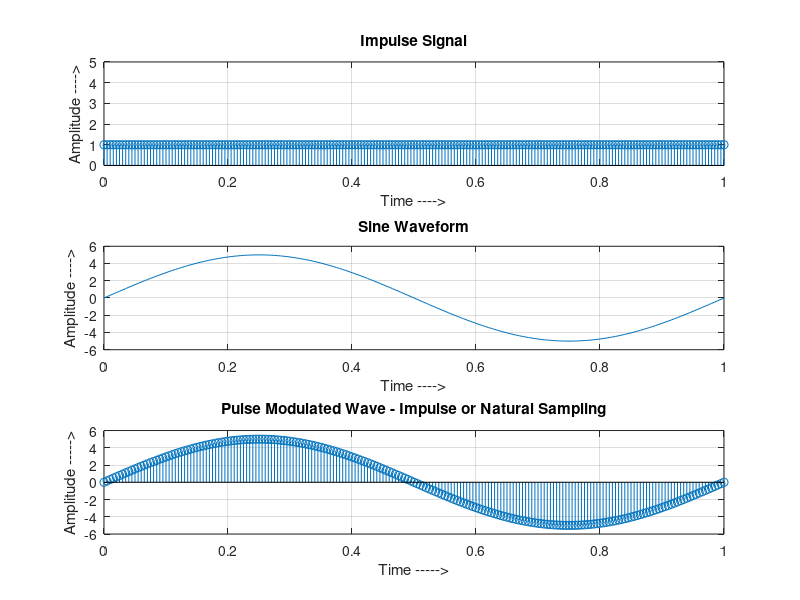
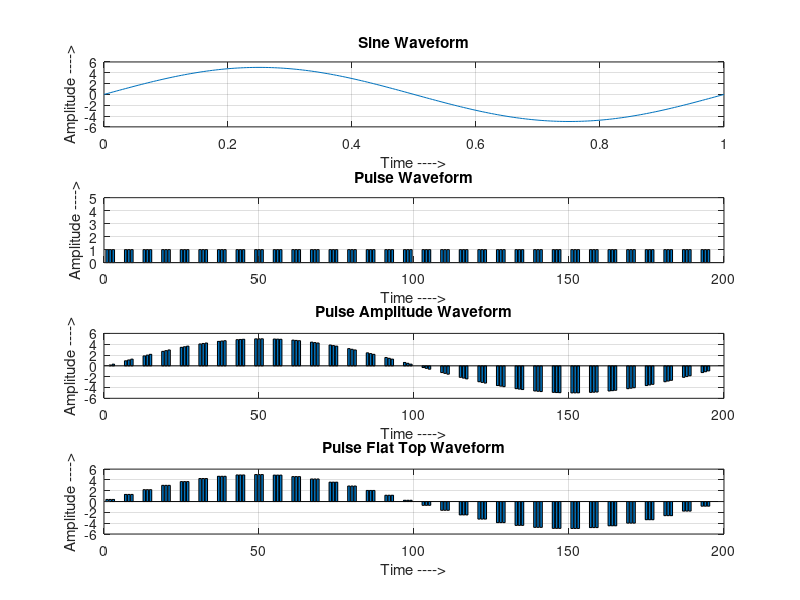

The MATLAB source for these figures, in order:
clc;
clear all;
close all;

A = 5;
f = 1;
T = 1;
fs = 200;
ts = 1/fs;
t = 0:ts:T;

Sam_inst = ones(1, length(t));
subplot(3, 1, 1);
stem(t, Sam_inst);
title('Impulse Signal');
ylabel('Amplitude ---->');
xlabel('Time ---->');
ylim([0 A]);
grid on;

x = A*sin(2*pi*f*t);
subplot(3, 1, 2);
plot(t, x);
title('Sine Waveform');
ylabel('Amplitude ---->');
xlabel('Time ---->');
grid on;

PAM = Sam_inst.*x;
subplot(3, 1, 3);
stem(t, PAM);
title('Pulse Modulated Wave - Impulse or Natural Sampling');
xlabel('Time ----->');
ylabel('Amplitude ----->');
grid on;
%%

pulses = [ones(1, 3), zeros(1, 3)];
puls = [];
pulseflat = [];
it = 6;
for k = 0:it:length(t) - it
    PAM_1(k + 1:k + it) = x(k + 1:k + it).*pulses;
    puls = [puls pulses];
    pulseflat = [pulseflat mean(x(k + 1:k + it)).*pulses];
end

figure; 
subplot(4, 1, 1); 
plot(t, x);
title('Sine Waveform');
ylabel('Amplitude ---->');
xlabel('Time ---->');
grid on;

subplot(4, 1, 2);
bar(puls)
title('Pulse Waveform');
ylabel('Amplitude ---->');
xlabel('Time ---->');
ylim([0 A]);
grid on;

subplot(4, 1, 3);
bar(PAM_1)
title('Pulse Amplitude Waveform');
ylabel('Amplitude ---->');
xlabel('Time ---->');
grid on;


subplot(4, 1, 4);
bar(pulseflat)
title('Pulse Flat Top Waveform');
ylabel('Amplitude ---->');
xlabel('Time ---->');
grid on;

